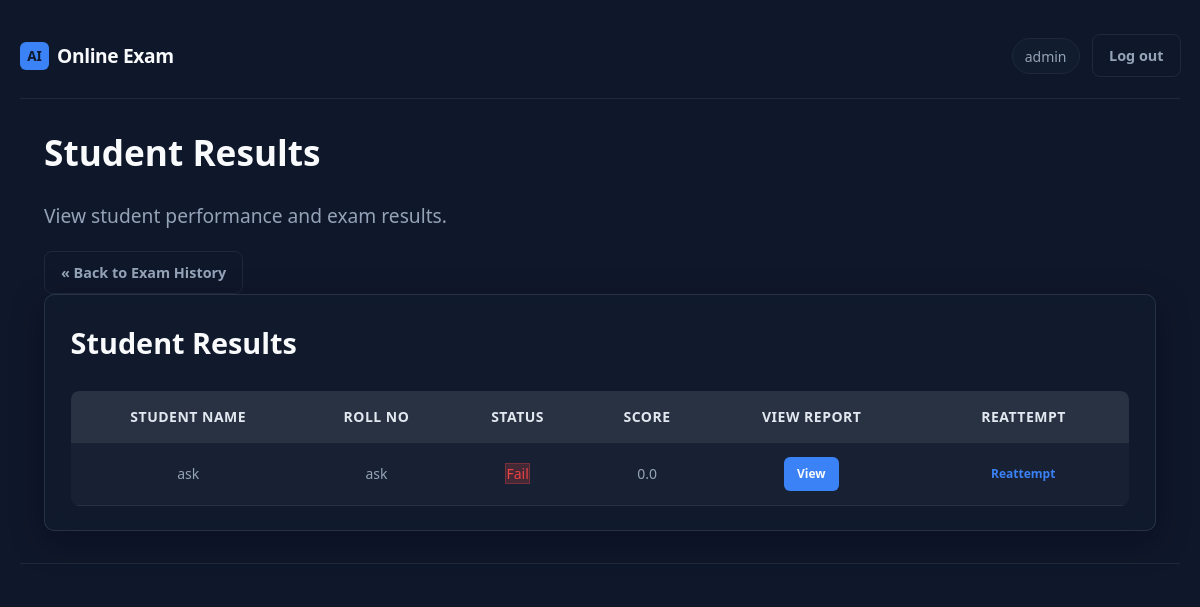
/admin/exam/2/students (signed in), run on the app's committed database.
### app.py (models this page shows)
class User(db.Model):
    __tablename__ = "users"
    id = db.Column(db.Integer, primary_key=True)
    username = db.Column(db.String(80), unique=True, nullable=False)
    email = db.Column(db.String(120), unique=True, nullable=False)
    password_hash = db.Column(db.String(256), nullable=False)
    roll_number = db.Column(db.String(50), unique=True, nullable=True)
    created_at = db.Column(db.DateTime, default=lambda: datetime.now(timezone.utc))
    is_admin = db.Column(db.Boolean, default=False)
    allow_reattempt = db.Column(db.Boolean, default=False)
    exam_access_enabled = db.Column(db.Boolean, default=True)
    exam_completed = db.Column(db.Boolean, default=False)
    admin_role = db.Column(db.String(20), nullable=True)
    is_blocked = db.Column(db.Boolean, default=False)
    block_reason = db.Column(db.String(255))
    attempts = db.relationship("Attempt", backref="user", lazy=True)

class Attempt(db.Model):
    __tablename__ = "attempts"
    id = db.Column(db.Integer, primary_key=True)
    user_id = db.Column(db.Integer, db.ForeignKey("users.id"), nullable=False)
    exam_id = db.Column(db.Integer, db.ForeignKey('exam_history.id'), nullable=True)
    started_at = db.Column(db.DateTime, nullable=False)
    ended_at = db.Column(db.DateTime, nullable=True)
    status = db.Column(db.String(20), default="in_progress")
    score = db.Column(db.Float, nullable=True)
    question_ids_json = db.Column(db.Text, nullable=False)
    current_index = db.Column(db.Integer, default=0)
    time_limit_seconds = db.Column(db.Integer, default=EXAM_TIME_SECONDS)
    tab_switch_count = db.Column(db.Integer, default=0)
    face_missing_warnings = db.Column(db.Integer, default=0)
    warning_count = db.Column(db.Integer, default=0)
    warning_details_json = db.Column(db.Text, nullable=False, default="[]")
    timeline_json = db.Column(db.Text, nullable=False, default="[]")
    student_profile_json = db.Column(db.Text, nullable=False, default="{}")
    cheating_risk = db.Column(db.String(20), nullable=True)

### app.py (the view)
@app.route('/admin/exam/<int:exam_id>/students')
@admin_required
def admin_exam_students(exam_id):
    exam = ExamHistory.query.get_or_404(exam_id)
    print("Fetching attempts for exam:", exam_id)
    print("Exam details:", exam.subject_name)
    attempts = Attempt.query.filter(
        Attempt.status == "completed",
        (
            (Attempt.exam_id == exam_id) |
            (
                (Attempt.exam_id == None) &
                (Attempt.started_at >= exam.start_time) &
                (Attempt.started_at <= exam.end_time)
            )
        )
    ).all()
    print("Found attempts for exam:", len(attempts))
    students = []
    for attempt in attempts:
        user = User.query.get(attempt.user_id)
        if not user:
            print(f"User not found for attempt ID: {attempt.id}")
            continue
        students.append({
            "name": user.username,
            "roll": user.roll_number,
            "score": attempt.score,
            "attempt_id": attempt.id,
            "status": "Pass" if attempt.score >= 75 else "Fail"
        })
    print("Final students count:", len(students))
    return render_template(
        'admin_exam_students.html',
        students=students,
        exam=exam
    )

### app.py (called while the page is built, shortened)
def admin_required(f):
    @wraps(f)
    def decorated(*args, **kwargs):
        if "user_id" not in session:
            return redirect(url_for("admin_login_page"))
        u = db.session.get(User, session["user_id"])
        return f(*args, **kwargs)
    return decorated

### templates/admin_exam_students.html (shortened to what this page needs)
{% extends "base.html" %}
{% block body_class %}page-admin{% endblock %}
{% block content %}
<section class="admin-hero">
  <h1>Student Results</h1>
  <p class="muted">View student performance and exam results.</p>
  <a href="{{ url_for('exam_history') }}" class="btn btn-ghost">« Back to Exam History</a>
</section>
<div class="card admin-section">
  <h2>Student Results</h2>
  {% if students and students|length > 0 %}
<div class="table-wrap">
  <table class="data-table mt-4">
    <thead>
      <tr>
        <th>Student Name</th>
        <th>Roll No</th>
        <th>Status</th>
        <th>Score</th>
        <th>View Report</th>
        <th>Reattempt</th>
      </tr>
    </thead>
    <tbody>
      {% for s in students %}
      <tr>
        <td>{{ s.name }}</td>
        <td>{{ s.roll }}</td>
        <td>
          {% if s.status == "Pass" %}
            <span class="status-pass">Pass</span>
          {% else %}
            <span class="status-fail">Fail</span>
          {% endif %}
        </td>
        <td>{{ s.score }}</td>
        <td>
          <a href="{{ url_for('admin_view_report', attempt_id=s.attempt_id) }}" class="btn btn-primary btn-sm">View</a>
        </td>
        <td>
          <a href="{{ url_for('admin_reattempt', attempt_id=s.attempt_id) }}" class="btn btn-warning btn-sm">Reattempt</a>
        </td>
      </tr>
      {% endfor %}
    </tbody>
  </table>
</div>
{% else %}
<div class="text-center mt-4">
    <h5>No students attempted this exam</h5>
</div>
{% endif %}
</div>
{% endblock %}

### templates/base.html (shortened to what this page needs)
<!DOCTYPE html>
<html lang="en">
<head>
  <link rel="stylesheet" href="{{ url_for('static', filename='css/style.css') }}">
</head>
<body class="{% block body_class %}{% endblock %}">
  <div class="app-shell">
    <header class="top-bar">
      <a href="{% if session.get('is_admin') %}{{ url_for('admin_dashboard') }}{% elif session.get('user_id') %}{{ url_for('dashboard') }}{% else %}{{ url_for('login') }}{% endif %}" class="brand">
        <span class="brand-mark">AI</span>
        <span class="brand-text">Online Exam</span>
      </a>
      {% if session.get('user_id') %}
      <nav class="top-nav">
        <span class="user-pill">{{ session.get('username') }}</span>
        <a href="{{ url_for('admin_logout') if session.get('is_admin') else url_for('logout') }}" class="btn btn-ghost">Log out</a>
      </nav>
      {% endif %}
    </header>
    <div class="full-width-wrapper">
      {% block content %}{% endblock %}
    </div>
    <footer class="site-footer">
    </footer>
  </div>
</body>
</html>

### static/css/style.css (style rules this page uses)
:root { --bg: #0f172a; --bg-elevated: #111c2e; --border: #1e293b; --text: #f8fafc; --muted: #94a3b8; --accent: #3b82f6; --accent-dim: #2563eb; --accent-glow: rgba(59, 130, 246, 0.35); --success: #22c55e; --error: #ef4444; --radius: 10px; --font: "Segoe UI", system-ui, -apple-system, sans-serif; }
*, *::before, *::after { box-sizing: border-box; }
body { margin: 0; min-height: 100vh; font-family: var(--font); background: var(--bg); color: var(--text); font-size: 1.2rem; line-height: 1.65; }
a { color: var(--accent); text-decoration: none; }
.app-shell { max-width: 1080px; margin: 0 auto; padding: 1.65rem 1.25rem 2.5rem; min-height: 100vh; display: flex; flex-direction: column; position: relative; z-index: 1; }
.top-bar { display: flex; align-items: center; justify-content: space-between; padding: 0.5rem 0 1.25rem; border-bottom: 1px solid var(--border); margin-bottom: 1.5rem; }
.brand { display: flex; align-items: center; gap: 0.5rem; color: var(--text); text-decoration: none; }
.brand-mark { background: var(--accent); color: #0f172a; font-weight: 700; padding: 0.2rem 0.45rem; border-radius: 6px; font-size: 0.85rem; }
.brand-text { font-weight: 600; letter-spacing: -0.02em; }
.top-nav { display: flex; align-items: center; gap: 0.75rem; }
.user-pill { font-size: 0.875rem; color: var(--muted); padding: 0.35rem 0.75rem; background: var(--bg-elevated); border-radius: 999px; border: 1px solid var(--border); }
.site-footer { margin-top: 2rem; padding-top: 1rem; border-top: 1px solid var(--border); font-size: 0.8rem; color: var(--muted); text-align: center; }
.muted { color: var(--muted); }
.card { background: rgba(17, 28, 46, 0.72); border: 1px solid rgba(148, 163, 184, 0.18); border-radius: var(--radius); padding: 1.5rem 1.6rem; box-shadow: 0 10px 32px rgba(2, 6, 23, 0.35); backdrop-filter: blur(8px); -webkit-backdrop-filter: blur(8px); transition: transform 0.2s ease, box-shadow 0.2s ease, border-color 0.2s ease; }
.btn { display: inline-flex; align-items: center; justify-content: center; padding: 0.55rem 1rem; border-radius: 8px; font-size: 0.9rem; font-weight: 600; border: 1px solid transparent; cursor: pointer; font-family: inherit; transition: background 0.15s, border-color 0.15s; }
.btn-primary { background: var(--accent); color: #f8fafc; }
.btn-ghost { background: transparent; color: var(--muted); border-color: var(--border); }
.table-wrap { overflow-x: auto; margin-top: 0.75rem; }
.data-table { width: 100%; border-collapse: collapse; font-size: 0.875rem; }
.data-table th, .data-table td { text-align: center !important; vertical-align: middle; padding: 0.5rem 0.65rem; border-bottom: 1px solid var(--border); }
.data-table th:first-child, .data-table td:first-child { text-align: left; }
.data-table td:nth-child(5), .data-table td:nth-child(6) { text-align: center; }
.data-table th { color: var(--muted); font-weight: 500; }
.admin-hero h1 { margin: 0 0 0.35rem; font-size: 2.2rem; font-weight: 800; }
.admin-section h2 { margin-top: 0; }
body.page-admin-portal, body.page-admin-login, body.page-admin { background: #0f172a; }
.btn, .btn-primary, .btn-outline, button, a.btn, a.btn-primary, a.btn-outline { transition: all 0.25s ease; position: relative; }
.dash-stat-card, .card, .highlight-card { transition: all 0.25s ease; }
.btn, button { will-change: transform; }

### templates/base.html (style rules this page uses)
body { margin: 0; padding: 0; }
html, body { width: 100%; overflow-x: hidden; }
.app-shell { width: 100%; max-width: 100%; }
.full-width-wrapper { width: 100%; max-width: 100%; padding-left: 24px; padding-right: 24px; }

### data on the page
User: get "admin"
User: name "ask", roll "ask"
Attempt: score "0.0"
